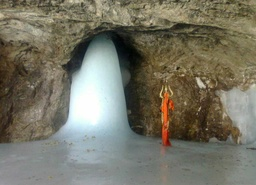
#> input picture FINALpipeline/test1.jpg, 256 x 185 px, shrunk from 1280 x 923 before the run
$ python PIPEcolor.py
#> lines starting #> are read from the running program, lines starting #| are printed output that depends on the picture
import cv2
import numpy as np
import matplotlib.pyplot as plt
from sklearn.cluster import DBSCAN

class IndianColorDetector:

    def __init__(self):
        # Define Indian color palette with names and RGB values
        self.indian_colors = {
            'Saffron': (255, 153, 51),
            'Deep Saffron': (255, 127, 0),
            'Indian Green': (19, 136, 8),
            'India Green': (0, 128, 0),
            'Navy Blue': (0, 0, 128),
            'Sindoor Red': (255, 0, 0),
            'Kumkum Red': (191, 0, 0),
            'Turmeric Yellow': (255, 255, 0),
            'Marigold': (255, 194, 14),
            'Purple': (128, 0, 128),
            'Mehendi Green': (124, 169, 59),
            'Peacock Blue': (51, 161, 201),
            'Gold': (255, 215, 0)
        }

    def preprocess_image(self, image):
        """Preprocess image with multiple techniques for better color detection"""
        image_f = np.float32(image)
        denoised = cv2.bilateralFilter(image_f, 9, 75, 75)
        lab = cv2.cvtColor(image.astype(np.uint8), cv2.COLOR_RGB2LAB)
        l, a, b = cv2.split(lab)
        clahe = cv2.createCLAHE(clipLimit=3.0, tileGridSize=(8,8))
        cl = clahe.apply(l)
        enhanced = cv2.merge((cl,a,b))
        enhanced = cv2.cvtColor(enhanced, cv2.COLOR_LAB2RGB)
        return enhanced

    def color_distance(self, color1, color2):
        """Calculate color distance in LAB color space"""
        color1_lab = cv2.cvtColor(np.uint8([[color1]]), cv2.COLOR_RGB2LAB)[0][0]
        color2_lab = cv2.cvtColor(np.uint8([[color2]]), cv2.COLOR_RGB2LAB)[0][0]
        return np.sqrt(np.sum((color1_lab - color2_lab) ** 2))

    def detect_colors_multiscale(self, image_path, scales=[1.0, 0.75, 0.5], tolerance=25):
        """Detect Indian colors at multiple scales"""
#> called with image_path = 'test1.jpg', tolerance = 25
        original_image = cv2.imread(image_path)
#> original_image is the input picture: shape (185, 256, 3); mean B, G, R 100.8, 116, 118.4
        image_rgb = cv2.cvtColor(original_image, cv2.COLOR_BGR2RGB)

        results = []
        for scale in scales:
            width = int(image_rgb.shape[1] * scale)
            height = int(image_rgb.shape[0] * scale)
            scaled_image = cv2.resize(image_rgb, (width, height))
            processed_image = self.preprocess_image(scaled_image)
            scale_results = self.process_image_colors(processed_image, tolerance)
            results.append((scale, scale_results))
#> this loop made 3 passes
#> pass 1, in preprocess_image, `l, a, b = cv2.split(lab)`:
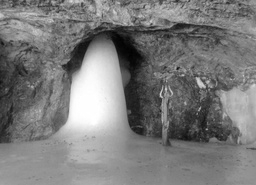
#> l: shape (185, 256); min 1, max 255, mean 122.7
#> after the loop:
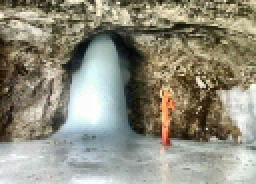
#> processed_image: shape (92, 128, 3) (shown 2 times larger); mean R, G, B 144, 141.4, 125.6
#> after the loop:
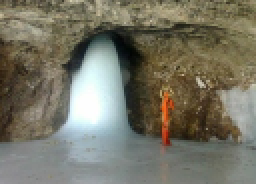
#> scaled_image: shape (92, 128, 3) (shown 2 times larger); mean R, G, B 118.3, 115.9, 100.7
#> after the loop, results = 3 items

        return results, image_rgb

    def process_image_colors(self, image, tolerance):
        """Process image to detect Indian colors and their locations"""
        height, width = image.shape[:2]
        detected_colors = {}

        image_lab = cv2.cvtColor(image, cv2.COLOR_RGB2LAB)

        grid_size = 5
        y_coords = np.linspace(0, height-1, num=height//grid_size, dtype=int)
        x_coords = np.linspace(0, width-1, num=width//grid_size, dtype=int)

        for y in y_coords:
            for x in x_coords:
                pixel_color = image[y, x]

                for color_name, color_value in self.indian_colors.items():
                    if self.color_distance(pixel_color, color_value) < tolerance:
                        detected_colors[color_name] = detected_colors.get(color_name, 0) + 1

        return detected_colors

    def analyze_color_distribution(self, detected_colors, image_shape):
        """Analyze the distribution of detected colors"""
        analysis = {}
        total_pixels = image_shape[0] * image_shape[1]

        for color_name, count in detected_colors.items():
            percentage = (count * 100) / total_pixels
            confidence = count / total_pixels  # Calculate confidence

            analysis[color_name] = {
                'count': count,
                'percentage': percentage,
                'confidence': confidence  # Include confidence in the analysis
            }

        return analysis

    def visualize_results(self, image, detected_colors):
        """Visualize detected colors on the image"""
        vis_image = image.copy()

        fig, ax = plt.subplots(figsize=(10, 5))
        ax.imshow(vis_image)

        for color_name, stats in detected_colors.items():
            if stats['count'] > 0:
                color_rgb = np.array(self.indian_colors[color_name]) / 255.0
                ax.scatter(np.random.randint(0, image.shape[1], stats['count']),
                           np.random.randint(0, image.shape[0], stats['count']),
                           c=[color_rgb], label=color_name, alpha=0.6, s=20)

        ax.set_title('Detected Indian Colors')
        ax.legend(bbox_to_anchor=(1.05, 1), loc='upper left')
        ax.axis('off')

        plt.tight_layout()
        # plt.show()

    def run_analysis(self, image_path):
        """Run complete color analysis"""
        results, original_image = self.detect_colors_multiscale(image_path)
#> results = 3 items

        filtered_colors = {}
        for scale, detected_colors in results:
            print(f"\nResults for scale {scale}:")
            analysis = self.analyze_color_distribution(detected_colors, original_image.shape)

            for color_name, stats in analysis.items():
                print(f"\n{color_name}:")
                print(f"  Pixels detected: {stats['count']}")
                print(f"  Coverage: {stats['percentage']:.2f}%")
                print(f"  Confidence: {stats['confidence']:.2f}")

                # Filter based on confidence and coverage criteria
                if stats['confidence']>=0.035 and stats['count']>=46500:  # stats['percentage'] > 0.015 and   # Updated coverage threshold
                    filtered_colors[color_name] = stats

            # Visualize results for the filtered colors only
            self.visualize_results(original_image, filtered_colors)
#> this loop made 3 passes
#> scale on passes 1 to 3: 1, 0.75, 0.5
#> (printed output is left out)
#> after the loop, filtered_colors = 0 items

        return list(filtered_colors.keys())  # Return a unique list of detected colors

# Example usage
def main():
    detector = IndianColorDetector()
    image_path = 'test1.jpg'  # Replace with your image path
    detected_colors = detector.run_analysis(image_path)
#> detected_colors = []

    print("\nFiltered detected colors:", detected_colors)
#| Filtered detected colors: []

if __name__ == "__main__":
    main()
